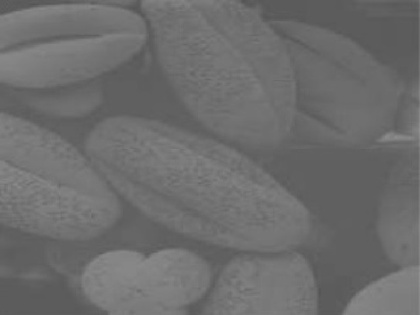
%> input picture Custom_IP_Cores/Matlab/old/ContrastStretching/beans_middle.jpg, 420 x 315 px, shrunk from 640 x 480 before the run
$ octave hist_eq_test.m   (GNU Octave 9; MATLAB toolbox functions it lacks are replaced by stand-ins)
%> lines starting %> are read from the running program, lines starting %| are printed output that depends on the picture
clear all
close all
clc

img = imread('beans_middle.jpg');
%> img is the input picture: size 315x420x3 uint8; min 83, max 144, mean 108.9
img = rgb2gray(img);
%> img: size 315x420 uint8
[m,hm] = histeq(img);
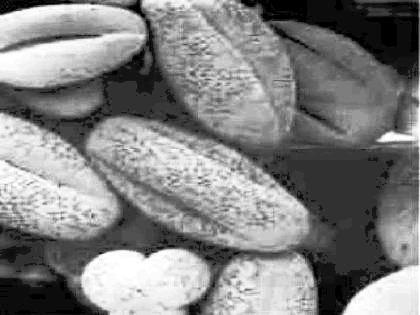
%> m: size 315x420 uint8; min 0, max 255, mean 129.5
%> hm = 256 values from 0 to 1

subplot(1,2,1)
imshow(img)
h = imhist(img);
%> h = 256 values, max 11180 at index 97, min 0 at index 1, mean 516.8
h = h/(sum(h));
%> h = 256 values, max 0.0845 at index 97, min 0 at index 1, mean 0.00391
subplot(1,2,2)
plot(h)
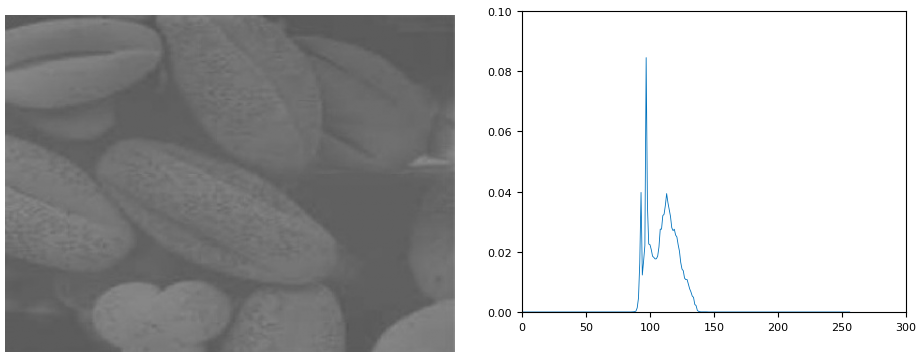
%> figure redrawn from the program's plot data, 2 panels
h = cumsum(h);
%> h = 256 values from 0 to 1

s=size(img);
%> s = [315 420]
for r=1:s(1)
    for c=1:s(2)
        img(r,c) = round(h(img(r,c)+1)*255);
    end
end
figure
subplot(1,2,1)
imshow(img)
g = imhist(img);
%> g = 256 values, max 11180 at index 52, min 0 at index 2, mean 516.8
g = g/(sum(g));
%> g = 256 values, max 0.0845 at index 52, min 0 at index 2, mean 0.00391
subplot(1,2,2)
plot(g)
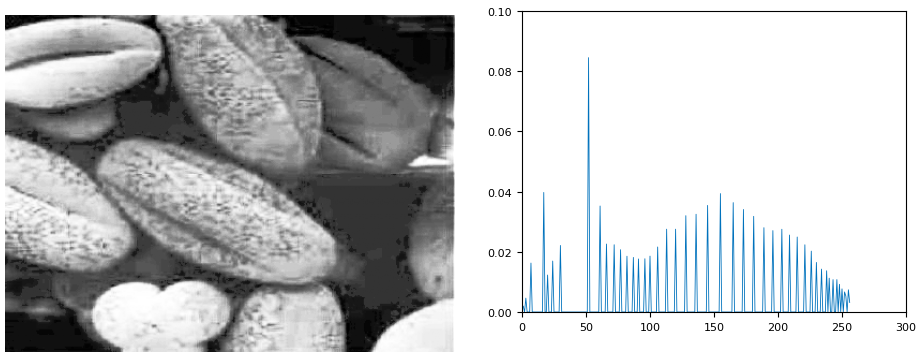
%> figure redrawn from the program's plot data, 2 panels
figure
imshow(m)
diff = abs(double(m) - double(img));
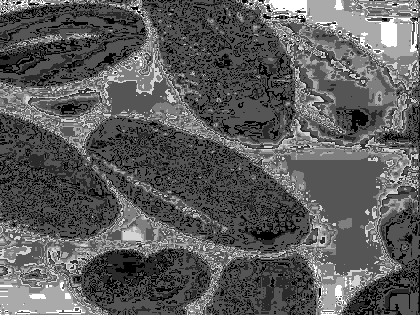
%> diff: size 315x420 double; min 0, max 6, mean 2.16; drawn with min black and max white
sum(sum(diff))/(s(1)*s(2))
%> ans = 2.16

plot(hm)
hold on
plot(h)
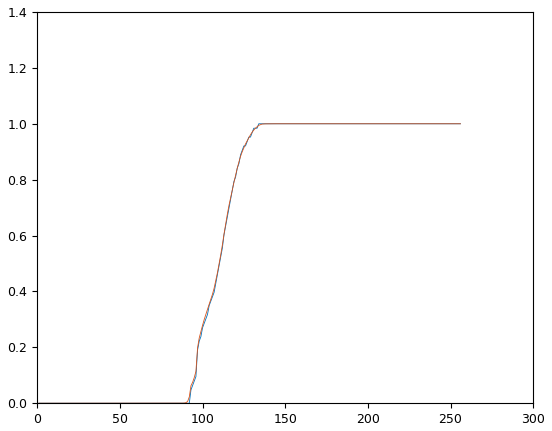
%> figure redrawn from the program's plot data; curve peaks at x = 134, y = 1; curve peaks at x = 145, y = 1

$ run again, with Custom_IP_Cores/Matlab/old/ContrastStretching/bright1.jpg copied over Custom_IP_Cores/Matlab/old/ContrastStretching/beans_middle.jpg
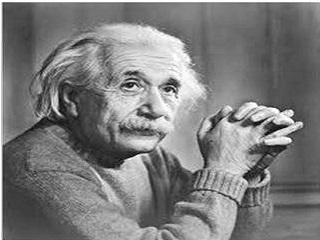
%> input picture Custom_IP_Cores/Matlab/old/ContrastStretching/bright1.jpg, 320 x 240 px
%> img is the input picture: size 240x320x3 uint8; min 0, max 255, mean 124.9
%> hm = 256 values from 0 to 1
%> `h = imhist(img);`: h = 256 values, max 1062 at index 117, min 0 at index 2, mean 300
%> `h = h/(sum(h));`: h = 256 values, max 0.0138 at index 117, min 0 at index 2, mean 0.00391
%> `h = cumsum(h);`: h = 256 values from 1.3e-05 to 1
%> `g = imhist(img);`: g = 256 values, max 1062 at index 133, min 0 at index 19, mean 300
%> `g = g/(sum(g));`: g = 256 values, max 0.0138 at index 133, min 0 at index 19, mean 0.00391
%> `diff = abs(double(m) - double(img));`:
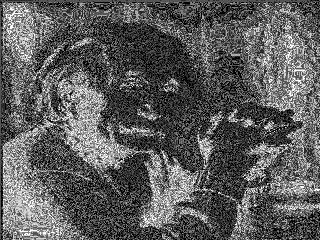
%> diff: size 240x320 double; min 0, max 6, mean 2.18; drawn with min black and max white
%> ans = 2.18
%> `plot(h)`:
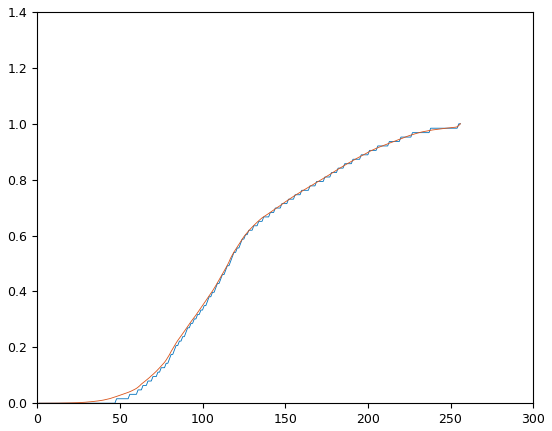
%> figure redrawn from the program's plot data; curve peaks at x = 255, y = 1; curve peaks at x = 256, y = 1
